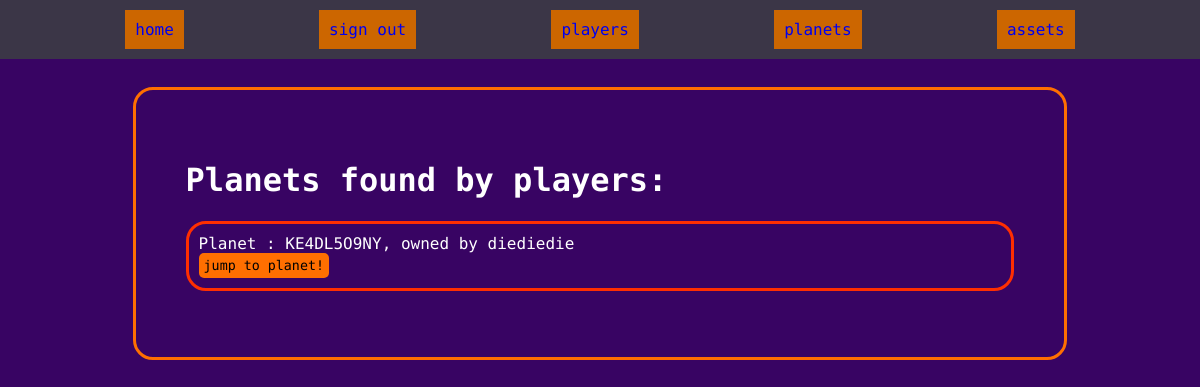
The app's page /planet_list (signed in), older data.
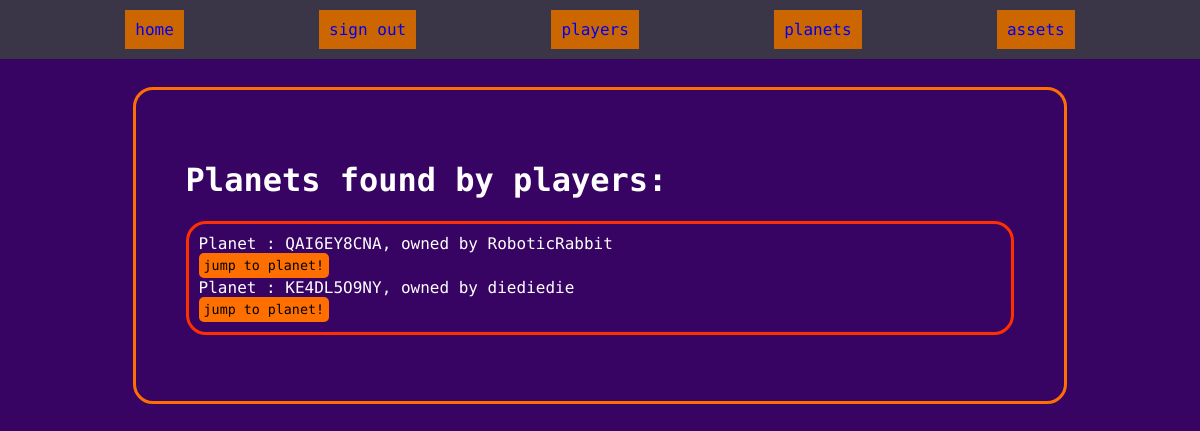
The same page, newer data.
### eggverse/models.py (models this page shows)
class Planets(models.Model):
  planet_name = models.CharField(max_length=200)
  planet_coordinates = models.CharField(max_length=200)
  planet_chat = models.TextField()
  planet_landscape = models.TextField()
  planet_players = models.TextField()
  planet_collisions = models.TextField()
  planet_owner = models.CharField(max_length=200)
  taxation = models.CharField(max_length=150)
  description = models.TextField()

### eggverse/views.py (the view)
# urls.py: path('planet_list', views.planet_list, name="planet_list"),
def planet_list(request):
  if request.user.is_authenticated:
    username = request.user.username
    return render(request,"planet_list.html",{"username":username,"planets":planet_instance.get_all_owned_planets()})
  else:
    return redirect("/")

### eggverse/planets.py (called while the page is built)
  def get_all_owned_planets(self):
    return_planets=[]
    for i in Planets.objects.all().iterator():
      if i.planet_owner != "None":
        return_planets.append([i.planet_name,i.planet_owner])
    return return_planets

### eggverse/templates/planet_list.html (shortened to what this page needs)
<!DOCTYPE html>
<html lang="en">
<head>
      {% load static %}
    <link rel="stylesheet" type="text/css" href="{% static 'index.css' %}">
</head>
<body>
  <header>
    <div class="header">
    <div class="header-link-div"><a href="/" class="header-link">home</a></div>
    <div class="header-link-div"><a href="/logout" class="header-link">sign out</a></div>
    <div class="header-link-div"><a href="/player_list" class="header-link">players</a></div>
    <div class="header-link-div"><a href="/planet_list" class="header-link">planets</a></div>
    <div class="header-link-div"><a href="/get_assets" class="header-link">assets</a></div>
  </div>
  </header>
  <span id="username">{{username}}</span>
  <div class="list_container">
  <h1 class="title">Planets found by players:</h1>
  <ul>
  {% for i in planets %}
  <li>Planet : {{i.0}}, owned by {{i.1}} </li><button onclick="join_player('{{i.0}}')">jump to planet!</button>
  {% endfor %}
  </ul>
  </div>
</body>
</html>

### eggverse/static/index.css (style rules this page uses)
* { font-family: 'Roboto Mono'; }
body { background-color: #380463; color: white; }
.header { position: fixed; top:0%; left: 0%; right:0%; display: flex; flex-direction: row; justify-content:space-evenly; background-color: #3b3647; }
.header-link-div { display:flex; background-color: #cc6600; padding: 10px; margin: 10px; }
a { text-decoration: none; }
.list_container { padding:50px; width:70%; margin:auto; border-radius: 20px; position: relative; top:60px; border: 3px solid #ff6f00; }
ul { border-radius:20px; list-style-type: none; padding:10px; border: 3px solid #ff2f00; }
button { background-color: #ff6f00; border:none; padding:5px; border-radius:5px; }

Row changes from the older to the newer data that the page shows:
now on this page (row edited): Planets: planet_name "QAI6EY8CNA", planet_owner "RoboticRabbit"
Text that changed along with them:
new list line: "Planet : , owned by jump to planet!"
